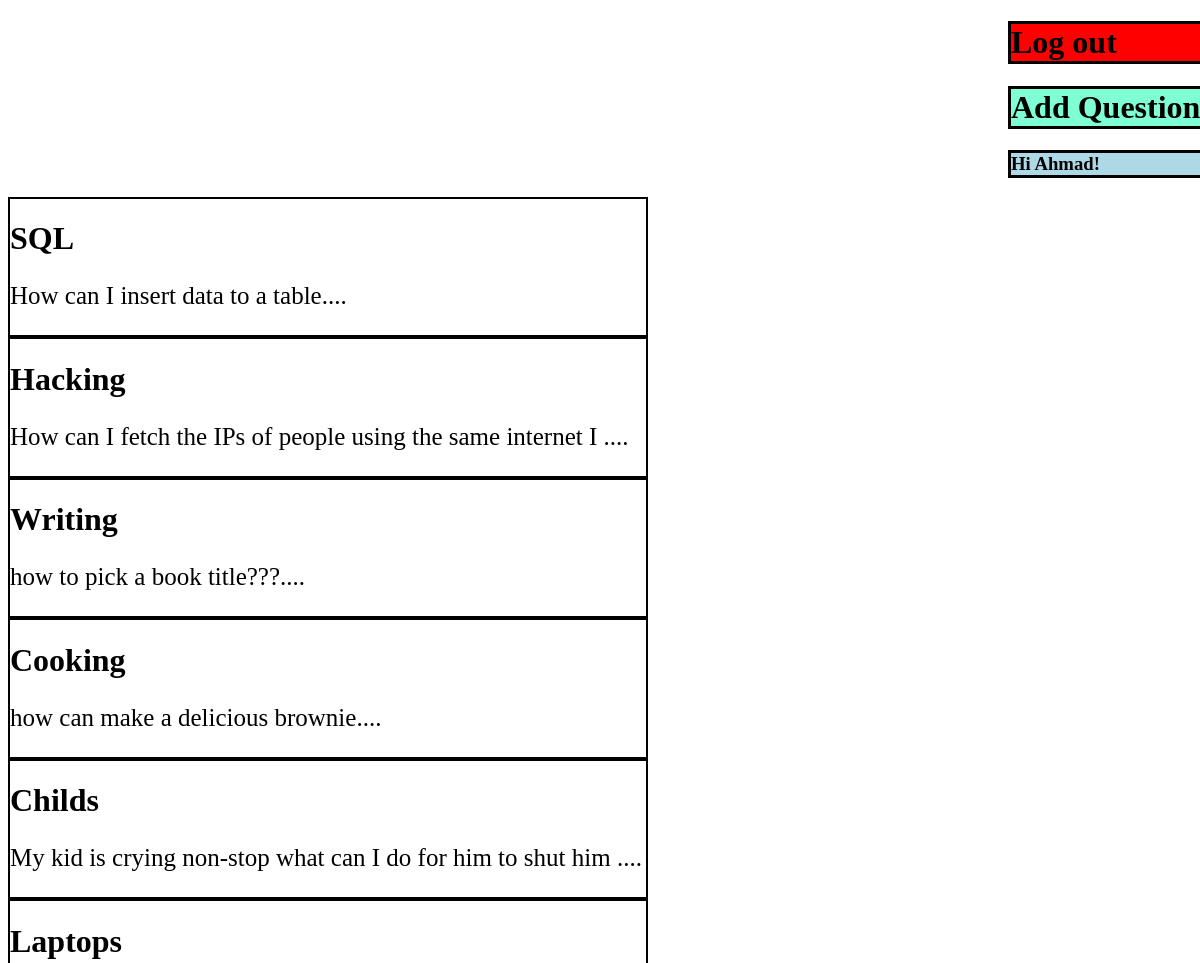
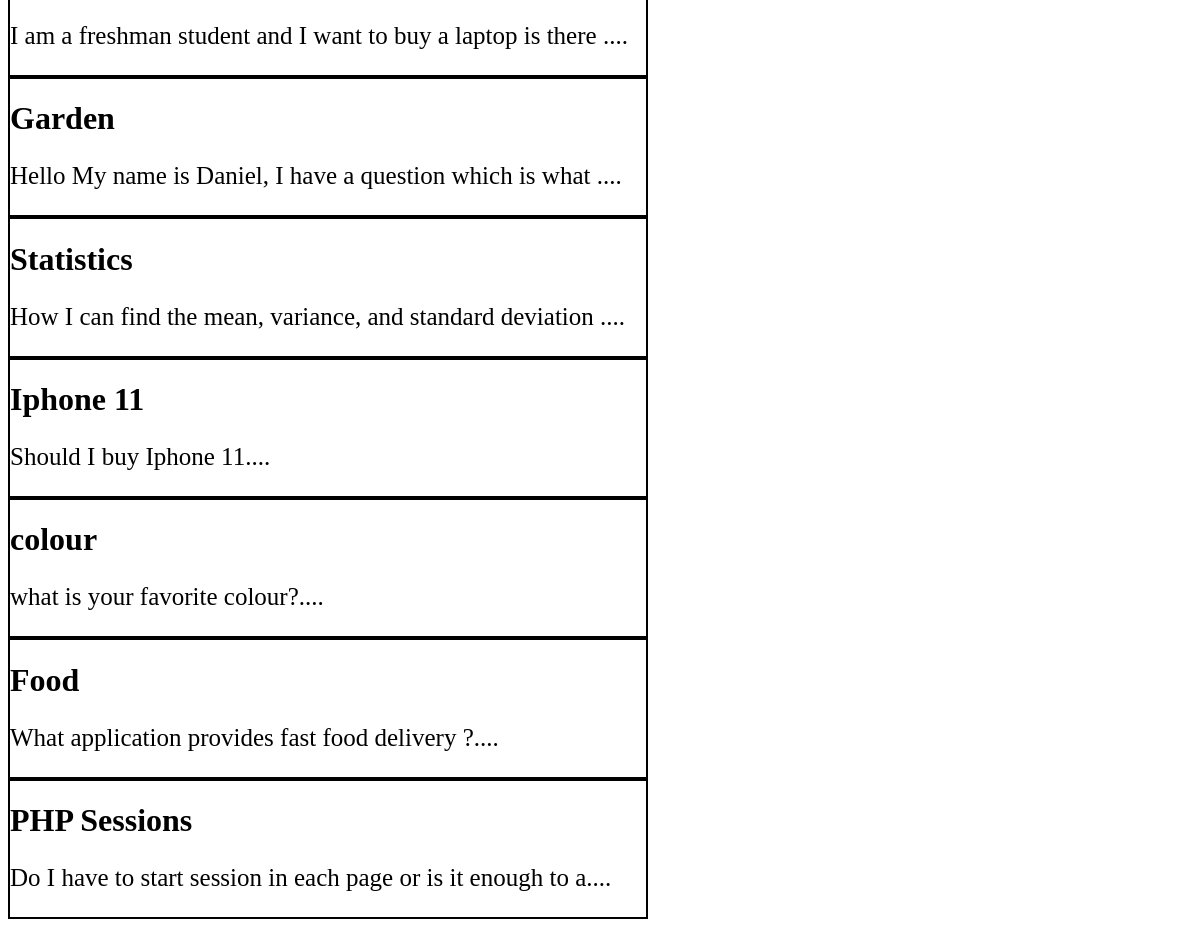
/Home.php (signed in), run on the app's committed database (2 pictures, top to bottom).
### tables this page shows
CREATE TABLE `question` (
  `id` int(4) NOT NULL,
  `title` varchar(64) NOT NULL,
  `question` varchar(300) NOT NULL,
  `username` varchar(32) NOT NULL
);

### Home.php (the view, shortened to what this page needs)
<!DOCTYPE html>
<html>
    <head>
    </head>
    <body>
        <h1 style="margin-left:1000px;width:200px;border: 3px solid black;background-color:red;" onclick='logout()'>Log out</h1>
        <h1 style="margin-left:1000px;width:200px;border: 3px solid black;background-color:aquamarine;" onclick='addquestion()'>Add Question</h1>
        <?php echo "<h3 style='background-color:lightblue;width:200px;border: 3px solid black;margin-left:1000px' class='right'>Hi ", $_SESSION['username'],"!</h3>"; ?>
        <form method="post" id="form" name="whichQuestion" action="question.php" style="display: table-row;">
        <?php
            try{
            include_once('connection.php');
            $sql="SELECT * FROM question;";
            if($result=mysqli_query($conn, $sql)){
                $num=100/mysqli_num_rows($result);
                while($question=mysqli_fetch_array($result)){
                    echo "<div style='height: {$num}%' onclick='navigate(".$question['id'].")' class='question'>";
                    echo "<h1 style='height: {$num}%'>";
                    echo $question['title'];
                    echo "</h1>";
                    echo "<p>";
                    $temp=substr($question['question'],0,60)."....";
                    echo $temp;
                    echo "</p>";
                    echo "</div>";
                }
        }else{
            echo "<h1>No questions yet</h1>";
        }
        }
            catch(PDOException $e){
                print($e);
            }
        ?>
        </form>
    </body>
</html>

### Home.php (style rules this page uses)
.question { border: 2px solid black; width: 100%; margin: 0px; padding: 0px; }
div p { font-size: 25px; }

### data on the page
question: title "SQL", question "How can I insert data to a table...."
question: title "Hacking", question "How can I fetch the IPs of people using the same internet I ...."
question: title "Writing", question "how to pick a book title???...."
question: title "Cooking", question "how can make a delicious brownie...."
question: title "Childs", question "My kid is crying non-stop what can I do for him to shut him ...."
question: title "Laptops", question "I am a freshman student and I want to buy a laptop is there ...."
question: title "Garden", question "Hello My name is Daniel, I have a question which is what ...."
question: title "Statistics", question "How I can find the mean, variance, and standard deviation ...."
question: title "Iphone 11", question "Should I buy Iphone 11...."
question: title "colour", question "what is your favorite colour?...."
question: title "Food", question "What application provides fast food delivery ?...."
question: title "PHP Sessions", question "Do I have to start session in each page or is it enough to a...."

### other printed values
$_SESSION['username'] "Ahmad"
